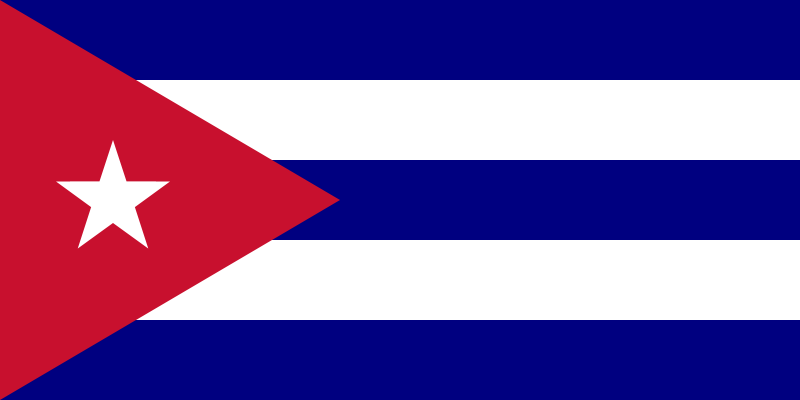
Frame 1 (no input)
Frame 60 (the mouse pressed at the canvas centre just before this capture): identical to frame 1, image omitted
Frame 120 (the mouse held since frame 60 and released just before this capture): identical to frame 1, image omitted

The Processing sketch that drew this single still picture (run headless with seeded random() and noise(); from frame 60 on, the mouse is pressed at the canvas centre):

// Processing sketch: fp_pg_q_02_23
// ── fp_pg_q_02_23.pde
void setup() {
  size(800, 400);
}

// https://en.wikipedia.org/wiki/Flag_of_Panama
void draw() {
  background(255, 255, 255);
  // blue rectangle 01
  noStroke();
  fill(0, 0, 128);
  rect(0, 0, 800, 80);
  // blue rectangle 02
  noStroke();
  fill(0, 0, 128);
  rect(0, 160, 800, 80);
  // blue rectangle 03
  noStroke();
  fill(0, 0, 128);
  rect(0, 320, 800, 80);
  // red triangle
  noStroke();
  fill(200, 16, 46);
  triangle(0, 0, 0, 400, 340, 200);
  // white start
  noStroke();
  fill(255, 255, 255);
  star(113, 200, 60, 23, 5, -126);
}

//------------------------------------------------------------------//
// int x Center x coordinate
// int y Center y coordinate
// int r Radius of circumscribed circle
// int p Radius of inscribed circle
// int ratio  denominator rate
// int rotate Rotational correction rate
//------------------------------------------------------------------//
void star(int x, int y, float CircumscribedCircle, float InscribedCircle, int p, int rotatete) {
  int cnt = p * 2;
  float radius = 0;

  // https://en.wikipedia.org/wiki/Flag_of_Cuba
  pushMatrix();
  translate(x, y);
  rotate(radians(rotatete));
  beginShape();
  for (int i = 1; i <= cnt; i++) {
    if (i % 2 == 0) {
      radius = InscribedCircle;
    } else {
      radius = CircumscribedCircle;
    }
    vertex(radius * cos(radians(360 * i/cnt)), radius * sin(radians(360 * i/cnt)));
  }
  endShape(CLOSE);
  popMatrix();
}
